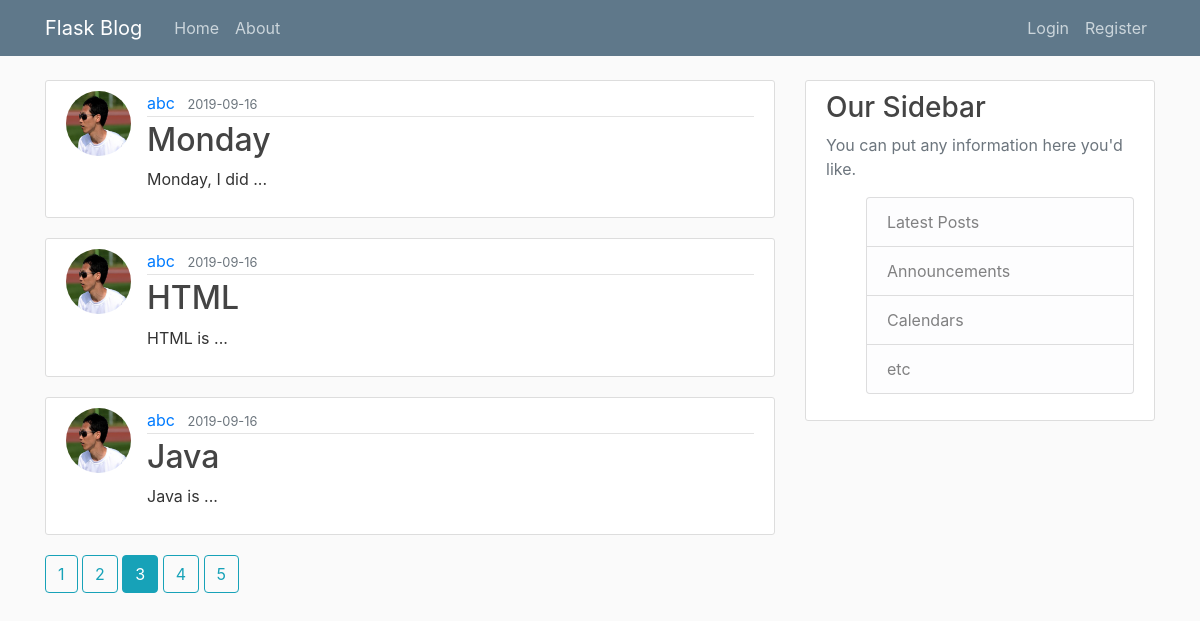
Screenshot of /home?page=3 with the database file from the repository.
### DBwithFlaskPackage/models.py (models this page shows, shortened)
class Post(db.Model):
	id = db.Column(db.Integer, primary_key=True)
	title = db.Column(db.String(100), nullable=False)
	date_posted = db.Column(db.DateTime, nullable=False, default=datetime.utcnow)
	content = db.Column(db.Text, nullable=False)
	user_id = db.Column(db.Integer, db.ForeignKey('user.id'), nullable=False)

class User(db.Model, UserMixin):
	id = db.Column(db.Integer, primary_key=True)
	username = db.Column(db.String(20), unique=True, nullable=False)
	email = db.Column(db.String(120), unique=True, nullable=False)
	image_file = db.Column(db.String(20), nullable=False, default="default.png")
	password = db.Column(db.String(60), nullable=False)
	posts = db.relationship('Post', backref='author', lazy=True)

### DBwithFlaskPackage/routes.py (the view)
@app.route("/")
@app.route("/home")
def	home():
	page = request.args.get('page', 1, type = int)
	posts = Post.query.order_by(Post.date_posted.desc()).paginate(page = page, per_page = 3)
	return render_template("home.html", posts = posts)

### DBwithFlaskPackage/templates/home.html
{% extends "layout.html" %}
{% block content %}
	{% for post in posts.items %}
		<article class="media content-section">
			<img class="rounded-circle article-img" src="{{url_for('static', filename = 'profile_pics/' + post.author.image_file)}}">
			<div class="media-body">
				<div class="article-metadata">
					<a class="mr-2" href="{{url_for('user_posts', username = post.author.username)}}">{{ post.author.username }}</a>
					<small class="text-muted">{{ post.date_posted.strftime('%Y-%m-%d') }}</small>
				</div>
				<h2><a class="article-title" href="{{url_for('post', post_id=post.id)}}">{{ post.title }}</a></h2>
				<p class="article-content">{{ post.content }}</p>
			</div>
		</article>
	{% endfor %}
	{%for page_num in posts.iter_pages(left_edge = 1, right_edge = 1, left_current = 1, right_current = 2)%}
		{%if page_num%}
			{%if posts.page == page_num%}
				<a class="btn btn-info mb-4" href="{{url_for('home', page = page_num)}}">{{page_num}}</a>
			{%else%}
				<a class="btn btn-outline-info mb-4" href="{{url_for('home', page = page_num)}}">{{page_num}}</a>
			{%endif%}
		{%else%}
			...
		{%endif%}
	{%endfor%}
{% endblock content %}

### DBwithFlaskPackage/static/main.css (style rules this page uses)
body { background: #fafafa; color: #333333; margin-top: 5rem; }
h1, h2, h3, h4, h5, h6 { color: #444444; }
.content-section { background: #ffffff; padding: 10px 20px; border: 1px solid #dddddd; border-radius: 3px; margin-bottom: 20px; }
.article-title { color: #444444; }
.article-content { white-space: pre-line; }
.article-img { height: 65px; width: 65px; margin-right: 16px; }
.article-metadata { padding-bottom: 1px; margin-bottom: 4px; border-bottom: 1px solid #e3e3e3 }

### rows the page displays
Post: image_file (picture), author.username "abc", date_posted "2019-09-16", title "Monday", content "Monday, I did ..."
Post: image_file (picture), author.username "abc", date_posted "2019-09-16", title "HTML", content "HTML is ..."
Post: image_file (picture), author.username "abc", date_posted "2019-09-16", title "Java", content "Java is ..."

### other values shown
{{ page_num }} "1" "2" "4" "5"
{{ page_num }} "3"
